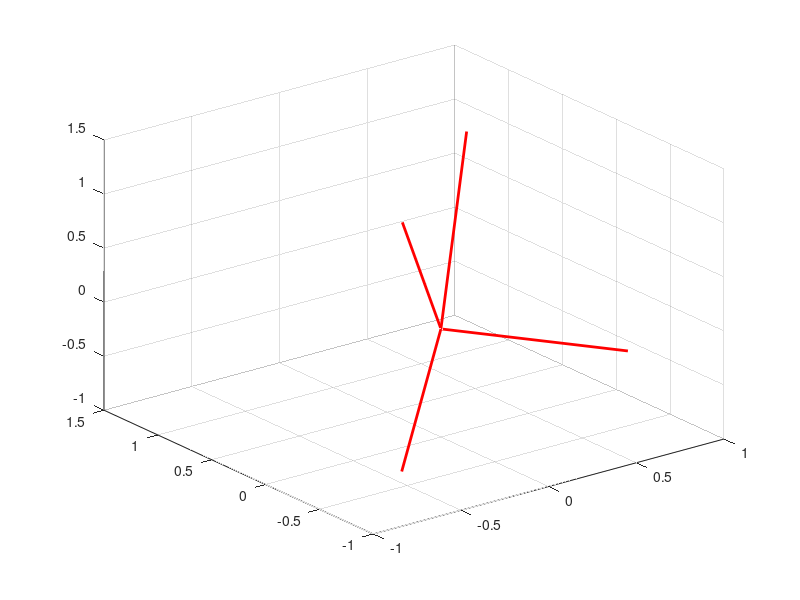

Here is the MATLAB script that generated this plot: (Note: this script raises an error after producing the figure.)
%% A Small Example of a 3D zonotope

%% This is an extended version of the 2D example...if you flatten it
% is still looks like the the 2D examples!

G = [2 1 -1 4; -1 3 4 5; 2 -5 -2 -4];
[d,n] = size(G);

%% Or load another nice-looking zonotope

load 3DzonoExample.mat
%% Or generate a random zonotope

n = 5;
G = randn(3,n);

%% Plot the generators as vectors in the plane
figure(1)
for i = 1:n
    vector = [0,0,0;G(:,i)'];
    plot3(vector(:,1),vector(:,2),vector(:,3),'-','color','r','linewidth',2)
    hold on
end
grid on

%% Plot all points of the zonotope

S = CubetoZonotope(G');
figure(1)
plot3(S(:,1),S(:,2),S(:,3),'.','markersize',30,'color','b')
hold on
axis equal

%% Plot the zonotope using the delaunay trianglulation

DT = delaunayTriangulation(S);
[K,v] = convexHull(DT);
trisurf(K,DT.Points(:,1),DT.Points(:,2),DT.Points(:,3),'FaceColor','g','FaceAlpha',.2)
title(['A Small 3D Zonotope with ' num2str(n) ' generators'])
hold off

% This plot can also be made directly by calling PlotZonotope(G)